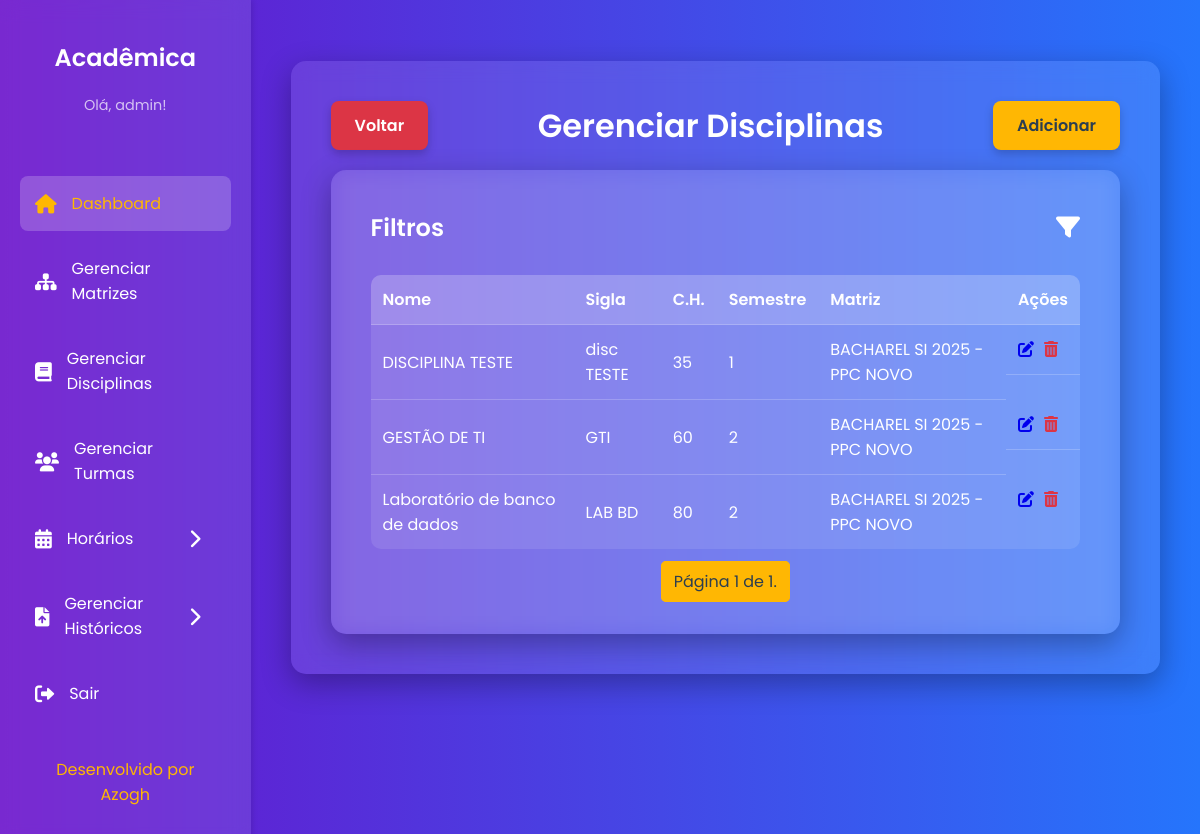
The page /disciplinas/ (signed in) on the database as committed earlier.
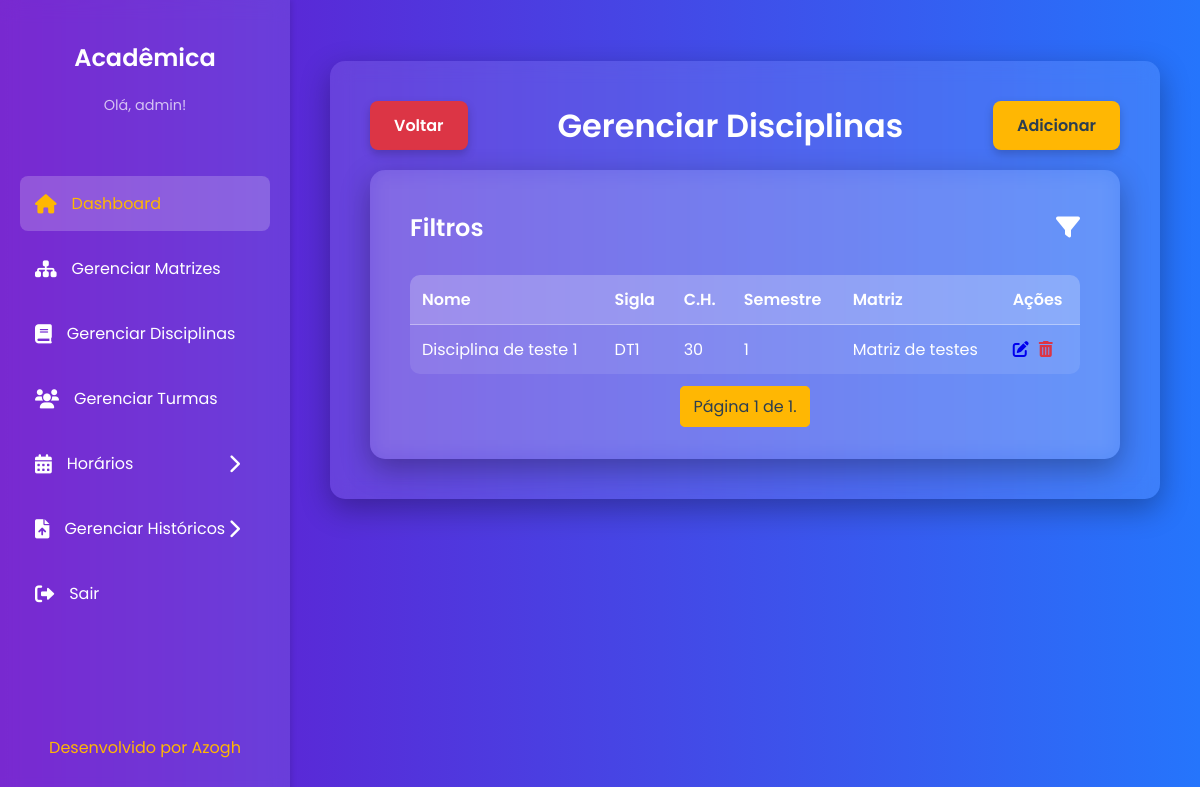
The same page on the database as committed later.
### core/models.py (models this page shows, shortened)
class Usuario(AbstractUser):
    gestao_inicio = models.DateField(
        null=True,
        blank=True,
        verbose_name="Início da Gestão"
    )
    portaria = models.CharField(
        max_length=15,
        null=True,
        blank=True,
        verbose_name="Número da Portaria"
    )
    groups = models.ManyToManyField(
        'auth.Group',
        related_name='core_usuarios',
        blank=True,
        help_text='The groups this user belongs to. A user will get all permissions granted to each of their groups.',
        related_query_name='core_usuario',
        verbose_name="Grupos de Usuário"
    )
    user_permissions = models.ManyToManyField(
        'auth.Permission',
        related_name='core_usuarios',
        blank=True,
        help_text='Specific permissions for this user.',
        related_query_name='core_usuario',
        verbose_name="Permissões de Usuário"
    )
    class Meta:
        db_table = 'USUARIO'
        verbose_name = "Usuário"
        verbose_name_plural = "Usuários"

class Disciplinas(models.Model):
    nome = models.CharField(max_length=100)
    sigla = models.CharField(max_length=10)
    ch = models.IntegerField(verbose_name="Carga Horária")
    semestre = models.PositiveSmallIntegerField()
    codigo = models.CharField(max_length=10)
    matriz_curricular = models.ForeignKey(
        MatrizCurricular,
        on_delete=models.CASCADE,
        verbose_name="Matriz Curricular"
    )
    usuario = models.ForeignKey(
        Usuario,
        on_delete=models.CASCADE,
        verbose_name="Criado por"
    )
    class Meta:
        db_table = 'DISCIPLINAS'
        verbose_name = "Disciplina"
        verbose_name_plural = "Disciplinas"

class MatrizCurricular(models.Model):
    nome = models.CharField(max_length=45, verbose_name="Nome da Matriz")
    curso = models.CharField(max_length=100, verbose_name="Curso")
    ch_total = models.IntegerField(verbose_name="Carga Horária Total")
    estagio = models.IntegerField(
        null=True,
        blank=True,
        verbose_name="Carga Horária Estágio"
    )
    acc = models.IntegerField(verbose_name="Carga Horária ACC")
    ano_referencia = models.IntegerField(verbose_name="Ano de Referência")
    usuario = models.ForeignKey(
        Usuario,
        on_delete=models.CASCADE,
        verbose_name="Criado por"
    )
    class Meta:
        db_table = 'MATRIZ_CURRICULAR'
        verbose_name = "Matriz Curricular"
        verbose_name_plural = "Matrizes Curriculares"

### core/views.py (the view)
# urls.py: path('disciplinas/', views.listar_disciplinas, name='listar_disciplinas'),
@login_required
def listar_disciplinas(request):
    disciplinas_list = Disciplinas.objects.all().order_by('semestre', 'nome')
    matriz_id = request.GET.get('matriz')
    semestre = request.GET.get('semestre')
    if matriz_id:
        disciplinas_list = disciplinas_list.filter(matriz_curricular__pk=matriz_id)
    if semestre:
        disciplinas_list = disciplinas_list.filter(semestre=semestre)
    matrizes_disponiveis = MatrizCurricular.objects.all()
    semestres_disponiveis = Disciplinas.objects.values_list('semestre', flat=True).distinct().order_by('semestre')
    paginator = Paginator(disciplinas_list, 15)
    page = request.GET.get('page')
    try:
        disciplinas = paginator.page(page)
    except PageNotAnInteger:
        disciplinas = paginator.page(1)
    except EmptyPage:
        disciplinas = paginator.page(paginator.num_pages)
    return render(request, 'core/disciplinas/listar_disciplinas.html', {
        'disciplinas': disciplinas,
        'matrizes_disponiveis': matrizes_disponiveis,
        'semestres_disponiveis': semestres_disponiveis,
    })

### core/templates/core/disciplinas/listar_disciplinas.html (shortened to what this page needs)
{% extends 'core/base.html' %}
{% load static %}
{% block content %}
    <div style="display: flex; justify-content: space-between; align-items: center; margin-bottom: 20px;">
        <a href="{% url 'painel' %}" class="cancel-button">Voltar</a>
        <h1 style="margin: 0; text-align: center; flex-grow: 1;">Gerenciar Disciplinas</h1>
        <a href="{% url 'adicionar_disciplina' %}" class="cta-button">Adicionar</a>
    </div>
    <div class="content-card">
        <div style="display: flex; justify-content: space-between; align-items: center;">
            <h2 style="margin: 0;">Filtros</h2>
            <a href="#" id="filter-toggle" style="font-size: 1.5em; color: var(--text-color);"><i class="fas fa-filter"></i></a>
        </div>
        <table style="margin-top: 30px;">
            <thead>
                <tr>
                    <th>Nome</th>
                    <th>Sigla</th>
                    <th>C.H.</th>
                    <th>Semestre</th>
                    <th>Matriz</th>
                    <th>Ações</th>
                </tr>
            </thead>
            <tbody>
                {% for disciplina in disciplinas %}
                <tr>
                    <td>{{ disciplina.nome }}</td>
                    <td>{{ disciplina.sigla }}</td>
                    <td>{{ disciplina.ch }}</td>
                    <td>{{ disciplina.semestre }}</td>
                    <td>{{ disciplina.matriz_curricular.nome }}</td>
                    <td style="display: flex; gap: 10px;">
                        <a href="{% url 'editar_disciplina' disciplina.pk %}"><i class="fas fa-pen-to-square"></i></a>
                        <a href="{% url 'excluir_disciplina' disciplina.pk %}" style="color: #dc3545;"><i class="fas fa-trash-can"></i></a>
                    </td>
                </tr>
                {% empty %}
                <tr>
                    <td colspan="6">Nenhuma disciplina encontrada.</td>
                </tr>
                {% endfor %}
            </tbody>
        </table>
        <div class="pagination">
            <span class="step-links">
                <span class="current">
                    Página {{ disciplinas.number }} de {{ disciplinas.paginator.num_pages }}.
                </span>
            </span>
        </div>
    </div>
{% endblock %}

### core/templates/core/base.html (shortened to what this page needs)
{% load static %}
<!DOCTYPE html>
<html lang="pt-br">
<head>
    <link rel="stylesheet" href="https://cdnjs.cloudflare.com/ajax/libs/font-awesome/6.0.0-beta3/css/all.min.css">
</head>
<body>
    <div class="dashboard-container">
        <aside class="sidebar">
            <div class="sidebar-header">
                <h2>Acadêmica</h2>
                <p>Olá, {{ user.username }}!</p>
            </div>
            <nav class="sidebar-nav">
                <ul>
                    <li><a href="{% url 'painel' %}" class="active"><i class="fas fa-home"></i> Dashboard</a></li>
                    <li><a href="{% url 'listar_matrizes' %}"><i class="fas fa-sitemap"></i> Gerenciar Matrizes</a></li>
                    <li><a href="{% url 'listar_disciplinas' %}"><i class="fas fa-book"></i> Gerenciar Disciplinas</a></li>
                    <li><a href="{% url 'listar_turmas' %}"><i class="fas fa-users"></i> Gerenciar Turmas</a></li>
                    <li class="dropdown-container">
                        <a href="#" id="horarios-dropdown-toggle" class="dropdown-toggle">
                            <i class="fas fa-calendar-alt"></i>
                            <span>Horários</span>
                            <i class="fas fa-chevron-right arrow"></i>
                        </a>
                    </li>
                    <li class="dropdown-container">
                        <a href="#" id="historicos-dropdown-toggle" class="dropdown-toggle">
                            <i class="fas fa-file-upload"></i>
                            <span>Gerenciar Históricos</span>
                            <i class="fas fa-chevron-right arrow"></i>
                        </a>
                    </li>
                    <li><a href="{% url 'logout' %}"><i class="fas fa-sign-out-alt"></i> Sair</a></li>
                </ul>
            </nav>
            <div class="footer">
                <a href="#">Desenvolvido por Azogh</a>
            </div>
        </aside>
        <main class="main-content">
            <div class="header">
            </div>
            <div class="content-card">
                {% block content %}{% endblock %}
            </div>
        </main>
    </div>
</body>
</html>

### core/templates/core/base.html (style rules this page uses)
:root { --primary-color-dark: #6a11cb; --primary-color-light: #2575fc; --accent-color: #ffb703; --accent-color-hover: #fb8500; --text-color: #fff; --container-bg: rgba(255, 255, 255, 0.1); }
body { font-family: 'Poppins', sans-serif; background: linear-gradient(to right, var(--primary-color-dark), var(--primary-color-light)); color: var(--text-color); margin: 0; padding: 0; min-height: 100vh; box-sizing: border-box; }
.dashboard-container { display: flex; min-height: 100vh; }
.sidebar { width: 250px; background-color: rgba(255, 255, 255, 0.1); backdrop-filter: blur(10px); padding: 20px; box-shadow: 2px 0 5px rgba(0, 0, 0, 0.1); display: flex; flex-direction: column; transition: transform 0.3s ease; }
.sidebar-header { text-align: center; margin-bottom: 30px; }
.sidebar-header h2 { font-size: 1.5em; font-weight: 600; }
.sidebar-header p { font-size: 0.9em; color: rgba(255, 255, 255, 0.7); }
.sidebar-nav ul { list-style: none; padding: 0; }
.sidebar-nav a { display: flex; align-items: center; color: #fff; text-decoration: none; padding: 15px; margin-bottom: 10px; border-radius: 8px; transition: all 0.3s ease; font-weight: 400; }
.sidebar-nav a i { margin-right: 15px; font-size: 1.2em; }
.sidebar-nav a:hover, .sidebar-nav a.active { background-color: rgba(255, 255, 255, 0.2); color: #ffb703; }
.dropdown-container { position: relative; }
.dropdown-toggle { display: flex; align-items: center; color: #fff; text-decoration: none; padding: 15px; margin-bottom: 10px; border-radius: 8px; transition: all 0.3s ease; font-weight: 400; cursor: pointer; }
.dropdown-toggle i { margin-right: 15px; font-size: 1.2em; }
.dropdown-toggle .arrow { margin-left: auto; transition: transform 0.3s ease; }
.footer { margin-top: auto; text-align: center; padding: 20px; }
.footer a { color: #ffb703; text-decoration: none; font-size: 1em; transition: color 0.3s ease; }
.main-content { flex-grow: 1; padding: 40px; display: flex; flex-direction: column; }
.content-card { background-color: rgba(255, 255, 255, 0.1); backdrop-filter: blur(10px); padding: 40px; border-radius: 15px; box-shadow: 0 10px 30px rgba(0, 0, 0, 0.3); }
h1, h2 { font-weight: 600; }
.cta-button, .cancel-button, .delete-button { display: inline-block; padding: 12px 24px; background-color: var(--accent-color); color: #2c3e50; text-decoration: none; border-radius: 8px; font-weight: 600; transition: all 0.3s ease; box-shadow: 0 4px 10px rgba(0, 0, 0, 0.2); text-align: center; cursor: pointer; border: none; font-family: 'Poppins', sans-serif; }
.cancel-button { background-color: #dc3545; color: #fff; }
table { width: 100%; border-collapse: collapse; margin-top: 20px; background-color: rgba(255, 255, 255, 0.1); border-radius: 10px; overflow: hidden; }
th, td { padding: 12px; text-align: left; border-bottom: 1px solid rgba(255, 255, 255, 0.2); }
th { font-weight: 600; background-color: rgba(255, 255, 255, 0.15); }
tr:last-child td { border-bottom: none; }
.pagination { display: flex; justify-content: center; margin-top: 20px; gap: 10px; }
.pagination a, .pagination .current { padding: 8px 12px; border: 1px solid var(--accent-color); border-radius: 5px; color: var(--accent-color); transition: all 0.3s ease; }
.pagination .current { background-color: var(--accent-color); color: #2c3e50; cursor: default; }

Rows that differ between the two databases and show on the page:
removed Disciplinas: nome "DISCIPLINA TESTE", sigla "disc TESTE", ch "35", semestre "1", matriz_curricular.nome "BACHAREL SI 2025 -PPC NOVO"
removed Disciplinas: nome "GESTÃO DE TI", sigla "GTI", ch "60", semestre "2", matriz_curricular.nome "BACHAREL SI 2025 -PPC NOVO"
changed Disciplinas: nome "Laboratório de banco de dados" → "Disciplina de teste 1"; sigla "LAB BD" → "DT1"; ch "80" → "30"; semestre "2" → "1"; matriz_curricular.nome "BACHAREL SI 2025 -PPC NOVO" → "Matriz de testes"
